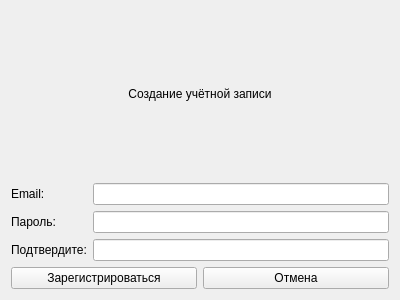
<?xml version="1.0" encoding="UTF-8"?>
<ui version="4.0">
 <class>RegisterWindow</class>
 <widget class="QWidget" name="RegisterWindow">
  <property name="geometry">
   <rect>
    <x>0</x>
    <y>0</y>
    <width>400</width>
    <height>300</height>
   </rect>
  </property>
  <property name="windowTitle">
   <string>Регистрация</string>
  </property>
  <layout class="QVBoxLayout" name="verticalLayout">
   <item>
    <widget class="QLabel" name="labelTitle">
     <property name="text">
      <string>Создание учётной записи</string>
     </property>
     <property name="alignment">
      <set>Qt::AlignCenter</set>
     </property>
    </widget>
   </item>
   <item>
    <layout class="QGridLayout" name="gridLayout">
     <item row="0" column="0">
      <widget class="QLabel" name="labelEmail">
       <property name="text"><string>Email:</string></property>
      </widget>
     </item>
     <item row="0" column="1">
      <widget class="QLineEdit" name="lineEditEmail"/>
     </item>
     <item row="1" column="0">
      <widget class="QLabel" name="labelPassword">
       <property name="text"><string>Пароль:</string></property>
      </widget>
     </item>
     <item row="1" column="1">
      <widget class="QLineEdit" name="lineEditPassword">
       <property name="echoMode"><enum>QLineEdit::Password</enum></property>
      </widget>
     </item>
     <item row="2" column="0">
      <widget class="QLabel" name="labelConfirm">
       <property name="text"><string>Подтвердите:</string></property>
      </widget>
     </item>
     <item row="2" column="1">
      <widget class="QLineEdit" name="lineEditConfirmPassword">
       <property name="echoMode"><enum>QLineEdit::Password</enum></property>
      </widget>
     </item>
    </layout>
   </item>
   <item>
    <layout class="QHBoxLayout" name="horizontalLayout">
     <item>
      <widget class="QPushButton" name="btnRegister">
       <property name="text"><string>Зарегистрироваться</string></property>
      </widget>
     </item>
     <item>
      <widget class="QPushButton" name="btnCancel">
       <property name="text"><string>Отмена</string></property>
      </widget>
     </item>
    </layout>
   </item>
  </layout>
 </widget>
 <resources/>
 <connections/>
</ui>
